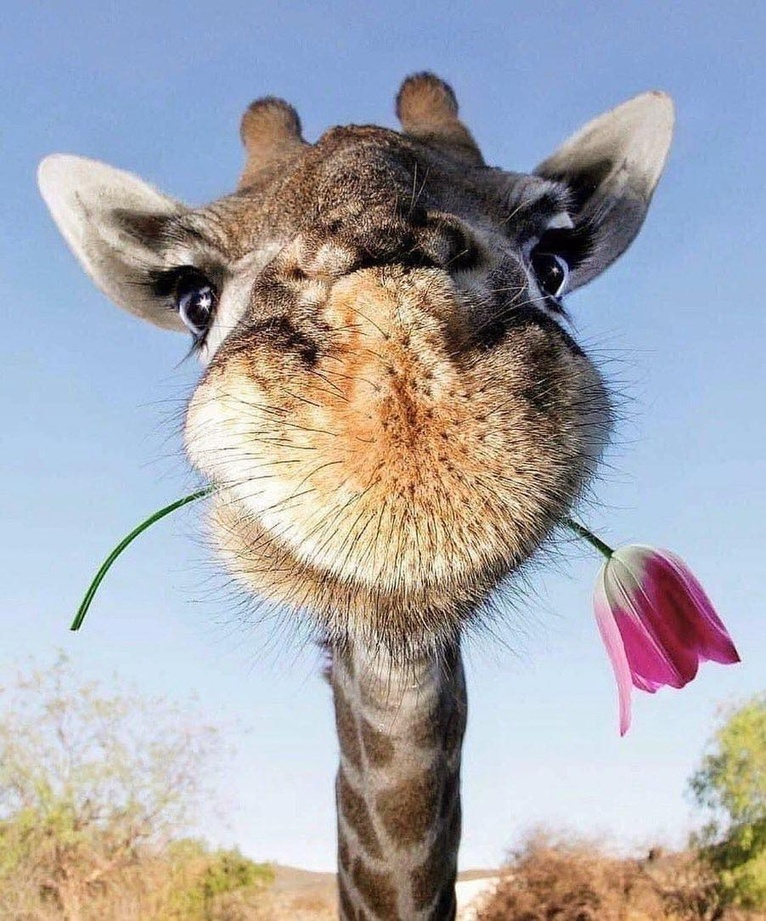
#> input picture 1.programming_languages/1.python/4.thenewboston/ziraf.jpg, 766 x 921 px, shrunk from 902 x 1084 before the run
$ python 48_modes-and-fileters.py
#> lines starting #> are read from the running program, lines starting #| are printed output that depends on the picture
# [8 lines of commented-out code are left out]


from PIL import Image
from PIL import ImageFilter

ziraf = Image.open("ziraf.jpg")
#> ziraf is the input picture: PIL image 766x921 RGB; mean R, G, B 167, 167.5, 173.8
blur_ziraf = ziraf.filter(ImageFilter.BLUR)
detail_ziraf = ziraf.filter(ImageFilter.DETAIL)
edges_ziraf = ziraf.filter(ImageFilter.FIND_EDGES)
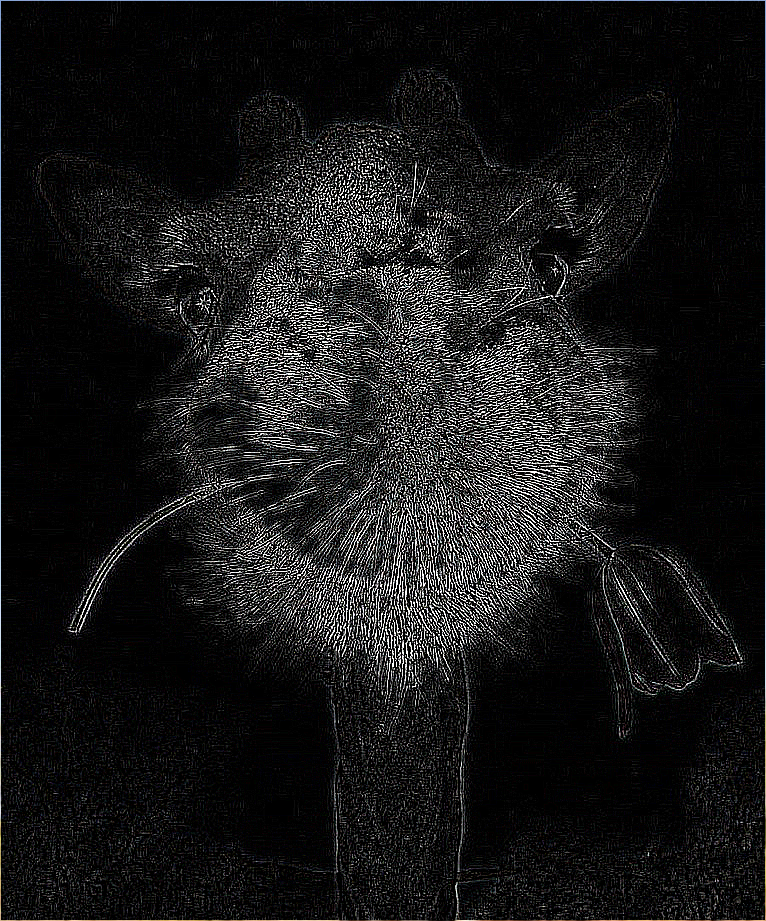
#> edges_ziraf: PIL image 766x921 RGB; mean R, G, B 24.4, 24.4, 24.6

edges_ziraf.show()

$ run again, with 1.programming_languages/1.python/4.thenewboston/doggo.jpg copied over 1.programming_languages/1.python/4.thenewboston/ziraf.jpg
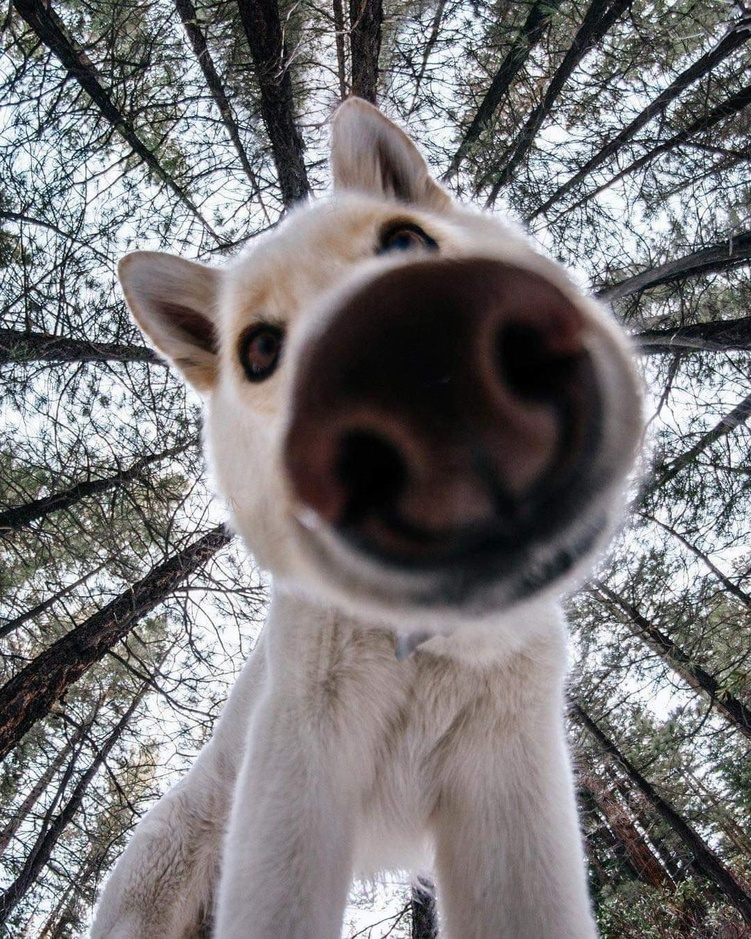
#> input picture 1.programming_languages/1.python/4.thenewboston/doggo.jpg, 751 x 939 px, shrunk from 1080 x 1350 before the run
#> ziraf is the input picture: PIL image 751x939 RGB; mean R, G, B 121.7, 119.7, 121.3
#> `blur_ziraf = ziraf.filter(ImageFilter.BLUR)`:
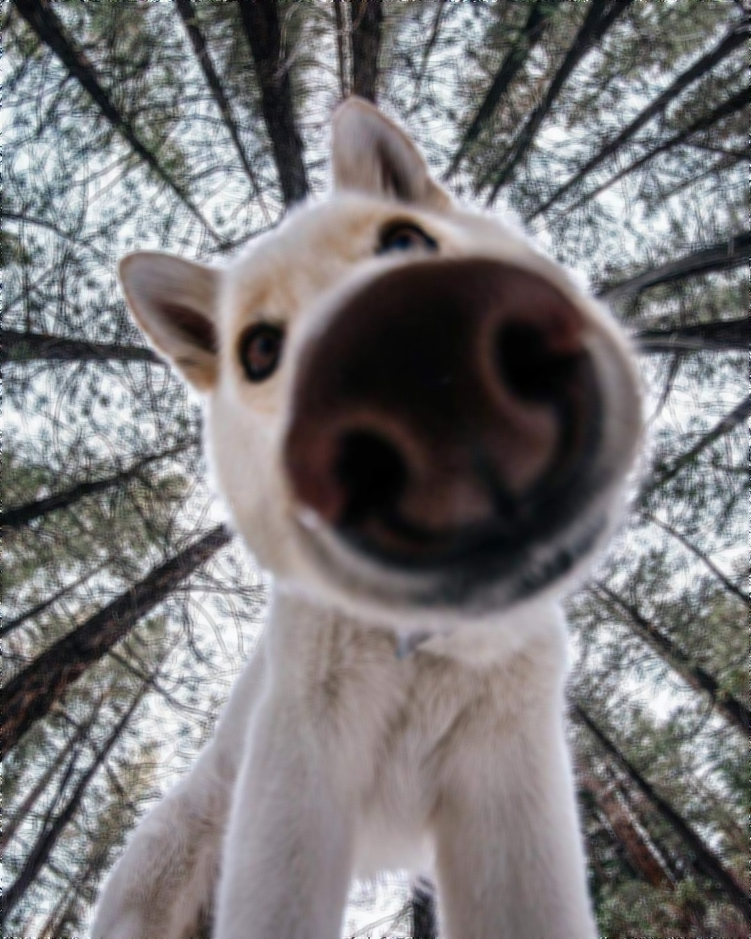
#> blur_ziraf: PIL image 751x939 RGB; mean R, G, B 121.7, 119.7, 121.3
#> `edges_ziraf = ziraf.filter(ImageFilter.FIND_EDGES)`:
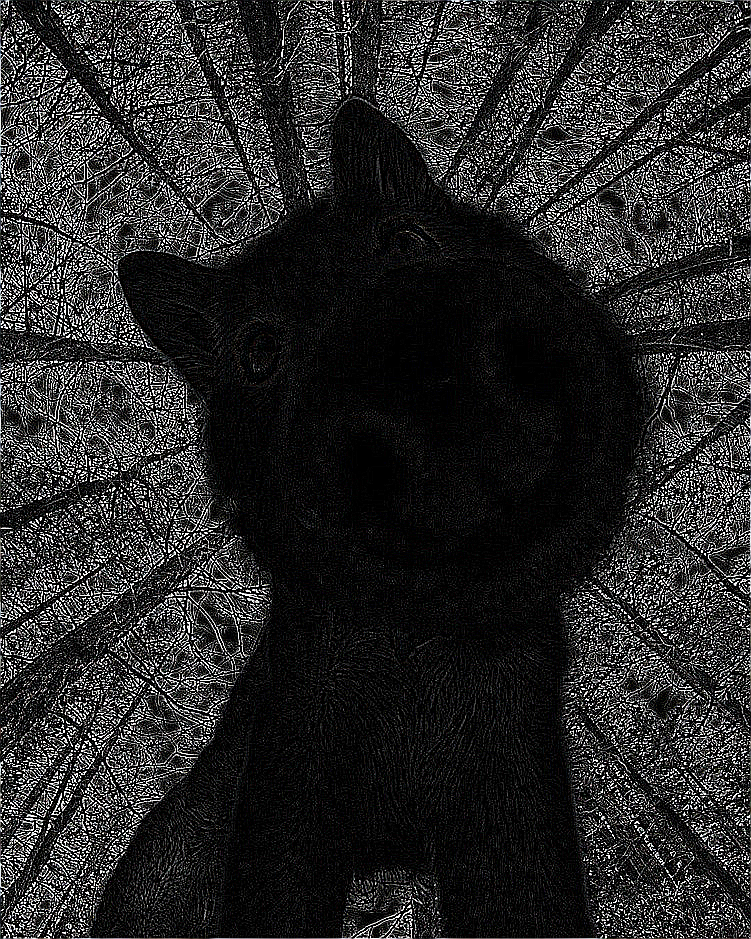
#> edges_ziraf: PIL image 751x939 RGB; mean R, G, B 41.7, 41.7, 41.8

$ run again, with 1.programming_languages/1.python/4.thenewboston/penguin.jpg copied over 1.programming_languages/1.python/4.thenewboston/ziraf.jpg
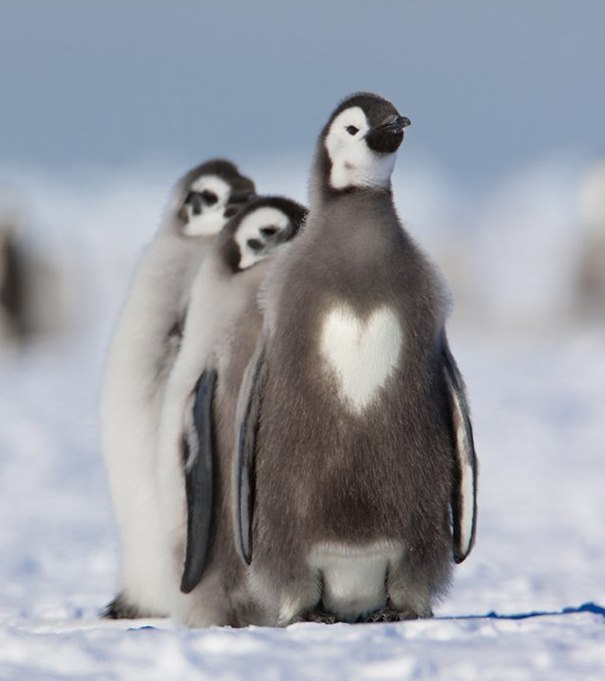
#> input picture 1.programming_languages/1.python/4.thenewboston/penguin.jpg, 605 x 681 px
#> ziraf is the input picture: PIL image 605x681 RGB; mean R, G, B 153, 156.3, 164.4
#> `edges_ziraf = ziraf.filter(ImageFilter.FIND_EDGES)`:
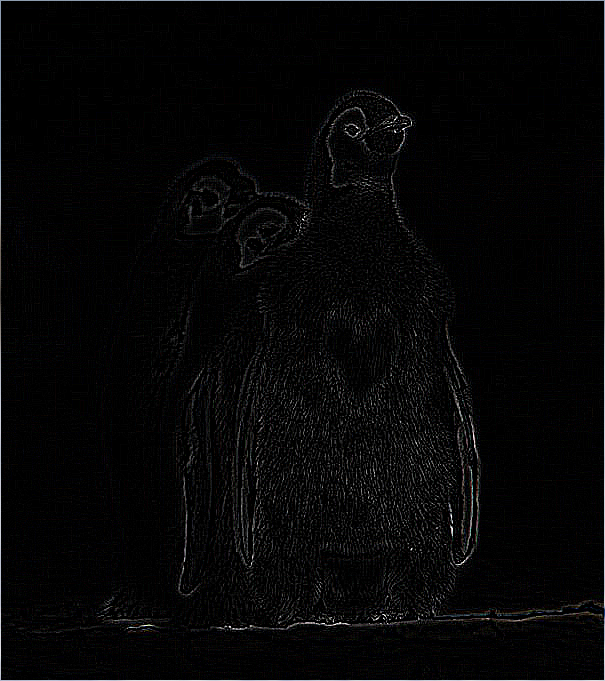
#> edges_ziraf: PIL image 605x681 RGB; mean R, G, B 6, 6, 6.3
